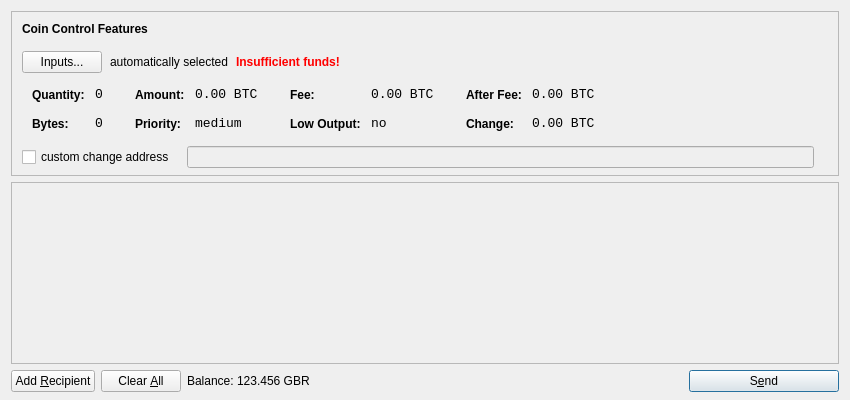
<?xml version="1.0" encoding="UTF-8"?>
<ui version="4.0">
 <class>SendCoinsDialog</class>
 <widget class="QDialog" name="SendCoinsDialog">
  <property name="geometry">
   <rect>
    <x>0</x>
    <y>0</y>
    <width>850</width>
    <height>400</height>
   </rect>
  </property>
  <property name="windowTitle">
   <string>Send Coins</string>
  </property>
  <layout class="QVBoxLayout" name="verticalLayout" stretch="0,1,0">
   <property name="bottomMargin">
    <number>8</number>
   </property>
   <item>
    <widget class="QFrame" name="frameCoinControl">
     <property name="sizePolicy">
      <sizepolicy hsizetype="Expanding" vsizetype="Expanding">
       <horstretch>0</horstretch>
       <verstretch>0</verstretch>
      </sizepolicy>
     </property>
     <property name="maximumSize">
      <size>
       <width>16777215</width>
       <height>16777215</height>
      </size>
     </property>
     <property name="frameShape">
      <enum>QFrame::StyledPanel</enum>
     </property>
     <property name="frameShadow">
      <enum>QFrame::Sunken</enum>
     </property>
     <layout class="QVBoxLayout" name="verticalLayoutCoinControl2">
      <property name="spacing">
       <number>-1</number>
      </property>
      <property name="leftMargin">
       <number>0</number>
      </property>
      <property name="topMargin">
       <number>0</number>
      </property>
      <property name="rightMargin">
       <number>0</number>
      </property>
      <property name="bottomMargin">
       <number>6</number>
      </property>
      <item>
       <layout class="QVBoxLayout" name="verticalLayoutCoinControl" stretch="0,0,0,0,1">
        <property name="spacing">
         <number>0</number>
        </property>
        <property name="leftMargin">
         <number>10</number>
        </property>
        <property name="topMargin">
         <number>10</number>
        </property>
        <item>
         <layout class="QHBoxLayout" name="horizontalLayoutCoinControl1">
          <property name="bottomMargin">
           <number>15</number>
          </property>
          <item>
           <widget class="QLabel" name="labelCoinControlFeatures">
            <property name="sizePolicy">
             <sizepolicy hsizetype="Preferred" vsizetype="Maximum">
              <horstretch>0</horstretch>
              <verstretch>0</verstretch>
             </sizepolicy>
            </property>
            <property name="font">
             <font>
              <weight>75</weight>
              <bold>true</bold>
             </font>
            </property>
            <property name="styleSheet">
             <string notr="true">font-weight:bold;</string>
            </property>
            <property name="text">
             <string>Coin Control Features</string>
            </property>
           </widget>
          </item>
         </layout>
        </item>
        <item>
         <layout class="QHBoxLayout" name="horizontalLayoutCoinControl2" stretch="0,0,0,0">
          <property name="spacing">
           <number>8</number>
          </property>
          <property name="bottomMargin">
           <number>10</number>
          </property>
          <item>
           <widget class="QPushButton" name="pushButtonCoinControl">
            <property name="styleSheet">
             <string notr="true"/>
            </property>
            <property name="text">
             <string>Inputs...</string>
            </property>
           </widget>
          </item>
          <item>
           <widget class="QLabel" name="labelCoinControlAutomaticallySelected">
            <property name="text">
             <string>automatically selected</string>
            </property>
            <property name="margin">
             <number>5</number>
            </property>
           </widget>
          </item>
          <item>
           <widget class="QLabel" name="labelCoinControlInsuffFunds">
            <property name="font">
             <font>
              <weight>75</weight>
              <bold>true</bold>
             </font>
            </property>
            <property name="styleSheet">
             <string notr="true">color:red;font-weight:bold;</string>
            </property>
            <property name="text">
             <string>Insufficient funds!</string>
            </property>
            <property name="margin">
             <number>5</number>
            </property>
           </widget>
          </item>
          <item>
           <spacer name="horizontalSpacerCoinControl">
            <property name="orientation">
             <enum>Qt::Horizontal</enum>
            </property>
            <property name="sizeHint" stdset="0">
             <size>
              <width>40</width>
              <height>1</height>
             </size>
            </property>
           </spacer>
          </item>
         </layout>
        </item>
        <item>
         <widget class="QWidget" name="widgetCoinControl" native="true">
          <property name="sizePolicy">
           <sizepolicy hsizetype="Preferred" vsizetype="Preferred">
            <horstretch>0</horstretch>
            <verstretch>0</verstretch>
           </sizepolicy>
          </property>
          <property name="minimumSize">
           <size>
            <width>0</width>
            <height>0</height>
           </size>
          </property>
          <property name="styleSheet">
           <string notr="true"/>
          </property>
          <layout class="QHBoxLayout" name="horizontalLayoutCoinControl5">
           <property name="margin">
            <number>0</number>
           </property>
           <item>
            <layout class="QHBoxLayout" name="horizontalLayoutCoinControl3" stretch="0,0,0,1">
             <property name="spacing">
              <number>20</number>
             </property>
             <property name="topMargin">
              <number>0</number>
             </property>
             <property name="bottomMargin">
              <number>10</number>
             </property>
             <item>
              <layout class="QFormLayout" name="formLayoutCoinControl1">
               <property name="horizontalSpacing">
                <number>10</number>
               </property>
               <property name="verticalSpacing">
                <number>14</number>
               </property>
               <property name="leftMargin">
                <number>10</number>
               </property>
               <property name="topMargin">
                <number>4</number>
               </property>
               <property name="rightMargin">
                <number>6</number>
               </property>
               <item row="0" column="0">
                <widget class="QLabel" name="labelCoinControlQuantityText">
                 <property name="styleSheet">
                  <string notr="true">font-weight:bold;</string>
                 </property>
                 <property name="text">
                  <string>Quantity:</string>
                 </property>
                 <property name="margin">
                  <number>0</number>
                 </property>
                </widget>
               </item>
               <item row="0" column="1">
                <widget class="QLabel" name="labelCoinControlQuantity">
                 <property name="font">
                  <font>
                   <family>Monospace</family>
                   <pointsize>10</pointsize>
                  </font>
                 </property>
                 <property name="cursor">
                  <cursorShape>IBeamCursor</cursorShape>
                 </property>
                 <property name="contextMenuPolicy">
                  <enum>Qt::ActionsContextMenu</enum>
                 </property>
                 <property name="text">
                  <string notr="true">0</string>
                 </property>
                 <property name="margin">
                  <number>0</number>
                 </property>
                 <property name="textInteractionFlags">
                  <set>Qt::LinksAccessibleByMouse|Qt::TextSelectableByKeyboard|Qt::TextSelectableByMouse</set>
                 </property>
                </widget>
               </item>
               <item row="1" column="0">
                <widget class="QLabel" name="labelCoinControlBytesText">
                 <property name="styleSheet">
                  <string notr="true">font-weight:bold;</string>
                 </property>
                 <property name="text">
                  <string>Bytes:</string>
                 </property>
                </widget>
               </item>
               <item row="1" column="1">
                <widget class="QLabel" name="labelCoinControlBytes">
                 <property name="font">
                  <font>
                   <family>Monospace</family>
                   <pointsize>10</pointsize>
                  </font>
                 </property>
                 <property name="cursor">
                  <cursorShape>IBeamCursor</cursorShape>
                 </property>
                 <property name="contextMenuPolicy">
                  <enum>Qt::ActionsContextMenu</enum>
                 </property>
                 <property name="text">
                  <string notr="true">0</string>
                 </property>
                 <property name="textInteractionFlags">
                  <set>Qt::LinksAccessibleByMouse|Qt::TextSelectableByKeyboard|Qt::TextSelectableByMouse</set>
                 </property>
                </widget>
               </item>
              </layout>
             </item>
             <item>
              <layout class="QFormLayout" name="formLayoutCoinControl2">
               <property name="horizontalSpacing">
                <number>10</number>
               </property>
               <property name="verticalSpacing">
                <number>14</number>
               </property>
               <property name="leftMargin">
                <number>6</number>
               </property>
               <property name="topMargin">
                <number>4</number>
               </property>
               <property name="rightMargin">
                <number>6</number>
               </property>
               <item row="0" column="0">
                <widget class="QLabel" name="labelCoinControlAmountText">
                 <property name="styleSheet">
                  <string notr="true">font-weight:bold;</string>
                 </property>
                 <property name="text">
                  <string>Amount:</string>
                 </property>
                 <property name="margin">
                  <number>0</number>
                 </property>
                </widget>
               </item>
               <item row="0" column="1">
                <widget class="QLabel" name="labelCoinControlAmount">
                 <property name="font">
                  <font>
                   <family>Monospace</family>
                   <pointsize>10</pointsize>
                  </font>
                 </property>
                 <property name="cursor">
                  <cursorShape>IBeamCursor</cursorShape>
                 </property>
                 <property name="contextMenuPolicy">
                  <enum>Qt::ActionsContextMenu</enum>
                 </property>
                 <property name="text">
                  <string notr="true">0.00 BTC</string>
                 </property>
                 <property name="textInteractionFlags">
                  <set>Qt::LinksAccessibleByMouse|Qt::TextSelectableByKeyboard|Qt::TextSelectableByMouse</set>
                 </property>
                </widget>
               </item>
               <item row="1" column="0">
                <widget class="QLabel" name="labelCoinControlPriorityText">
                 <property name="styleSheet">
                  <string notr="true">font-weight:bold;</string>
                 </property>
                 <property name="text">
                  <string>Priority:</string>
                 </property>
                </widget>
               </item>
               <item row="1" column="1">
                <widget class="QLabel" name="labelCoinControlPriority">
                 <property name="font">
                  <font>
                   <family>Monospace</family>
                   <pointsize>10</pointsize>
                  </font>
                 </property>
                 <property name="cursor">
                  <cursorShape>IBeamCursor</cursorShape>
                 </property>
                 <property name="contextMenuPolicy">
                  <enum>Qt::ActionsContextMenu</enum>
                 </property>
                 <property name="text">
                  <string>medium</string>
                 </property>
                 <property name="textInteractionFlags">
                  <set>Qt::LinksAccessibleByMouse|Qt::TextSelectableByKeyboard|Qt::TextSelectableByMouse</set>
                 </property>
                </widget>
               </item>
              </layout>
             </item>
             <item>
              <layout class="QFormLayout" name="formLayoutCoinControl3">
               <property name="horizontalSpacing">
                <number>10</number>
               </property>
               <property name="verticalSpacing">
                <number>14</number>
               </property>
               <property name="leftMargin">
                <number>6</number>
               </property>
               <property name="topMargin">
                <number>4</number>
               </property>
               <property name="rightMargin">
                <number>6</number>
               </property>
               <item row="0" column="0">
                <widget class="QLabel" name="labelCoinControlFeeText">
                 <property name="styleSheet">
                  <string notr="true">font-weight:bold;</string>
                 </property>
                 <property name="text">
                  <string>Fee:</string>
                 </property>
                 <property name="margin">
                  <number>0</number>
                 </property>
                </widget>
               </item>
               <item row="0" column="1">
                <widget class="QLabel" name="labelCoinControlFee">
                 <property name="font">
                  <font>
                   <family>Monospace</family>
                   <pointsize>10</pointsize>
                  </font>
                 </property>
                 <property name="cursor">
                  <cursorShape>IBeamCursor</cursorShape>
                 </property>
                 <property name="contextMenuPolicy">
                  <enum>Qt::ActionsContextMenu</enum>
                 </property>
                 <property name="text">
                  <string notr="true">0.00 BTC</string>
                 </property>
                 <property name="textInteractionFlags">
                  <set>Qt::LinksAccessibleByMouse|Qt::TextSelectableByKeyboard|Qt::TextSelectableByMouse</set>
                 </property>
                </widget>
               </item>
               <item row="1" column="0">
                <widget class="QLabel" name="labelCoinControlLowOutputText">
                 <property name="styleSheet">
                  <string notr="true">font-weight:bold;</string>
                 </property>
                 <property name="text">
                  <string>Low Output:</string>
                 </property>
                </widget>
               </item>
               <item row="1" column="1">
                <widget class="QLabel" name="labelCoinControlLowOutput">
                 <property name="font">
                  <font>
                   <family>Monospace</family>
                   <pointsize>10</pointsize>
                  </font>
                 </property>
                 <property name="cursor">
                  <cursorShape>IBeamCursor</cursorShape>
                 </property>
                 <property name="contextMenuPolicy">
                  <enum>Qt::ActionsContextMenu</enum>
                 </property>
                 <property name="text">
                  <string>no</string>
                 </property>
                 <property name="textInteractionFlags">
                  <set>Qt::LinksAccessibleByMouse|Qt::TextSelectableByKeyboard|Qt::TextSelectableByMouse</set>
                 </property>
                </widget>
               </item>
              </layout>
             </item>
             <item>
              <layout class="QFormLayout" name="formLayoutCoinControl4">
               <property name="horizontalSpacing">
                <number>10</number>
               </property>
               <property name="verticalSpacing">
                <number>14</number>
               </property>
               <property name="leftMargin">
                <number>6</number>
               </property>
               <property name="topMargin">
                <number>4</number>
               </property>
               <property name="rightMargin">
                <number>6</number>
               </property>
               <item row="0" column="0">
                <widget class="QLabel" name="labelCoinControlAfterFeeText">
                 <property name="styleSheet">
                  <string notr="true">font-weight:bold;</string>
                 </property>
                 <property name="text">
                  <string>After Fee:</string>
                 </property>
                 <property name="margin">
                  <number>0</number>
                 </property>
                </widget>
               </item>
               <item row="0" column="1">
                <widget class="QLabel" name="labelCoinControlAfterFee">
                 <property name="font">
                  <font>
                   <family>Monospace</family>
                   <pointsize>10</pointsize>
                  </font>
                 </property>
                 <property name="cursor">
                  <cursorShape>IBeamCursor</cursorShape>
                 </property>
                 <property name="contextMenuPolicy">
                  <enum>Qt::ActionsContextMenu</enum>
                 </property>
                 <property name="text">
                  <string notr="true">0.00 BTC</string>
                 </property>
                 <property name="textInteractionFlags">
                  <set>Qt::LinksAccessibleByMouse|Qt::TextSelectableByKeyboard|Qt::TextSelectableByMouse</set>
                 </property>
                </widget>
               </item>
               <item row="1" column="0">
                <widget class="QLabel" name="labelCoinControlChangeText">
                 <property name="styleSheet">
                  <string notr="true">font-weight:bold;</string>
                 </property>
                 <property name="text">
                  <string>Change:</string>
                 </property>
                </widget>
               </item>
               <item row="1" column="1">
                <widget class="QLabel" name="labelCoinControlChange">
                 <property name="font">
                  <font>
                   <family>Monospace</family>
                   <pointsize>10</pointsize>
                  </font>
                 </property>
                 <property name="cursor">
                  <cursorShape>IBeamCursor</cursorShape>
                 </property>
                 <property name="contextMenuPolicy">
                  <enum>Qt::ActionsContextMenu</enum>
                 </property>
                 <property name="text">
                  <string notr="true">0.00 BTC</string>
                 </property>
                 <property name="textInteractionFlags">
                  <set>Qt::LinksAccessibleByMouse|Qt::TextSelectableByKeyboard|Qt::TextSelectableByMouse</set>
                 </property>
                </widget>
               </item>
              </layout>
             </item>
            </layout>
           </item>
          </layout>
         </widget>
        </item>
        <item>
         <layout class="QHBoxLayout" name="horizontalLayoutCoinControl4" stretch="0,0,0">
          <property name="spacing">
           <number>12</number>
          </property>
          <property name="sizeConstraint">
           <enum>QLayout::SetDefaultConstraint</enum>
          </property>
          <property name="topMargin">
           <number>5</number>
          </property>
          <property name="rightMargin">
           <number>5</number>
          </property>
          <item>
           <widget class="QCheckBox" name="checkBoxCoinControlChange">
            <property name="text">
             <string>custom change address</string>
            </property>
           </widget>
          </item>
          <item>
           <widget class="QLineEdit" name="lineEditCoinControlChange">
            <property name="enabled">
             <bool>false</bool>
            </property>
            <property name="sizePolicy">
             <sizepolicy hsizetype="Expanding" vsizetype="Fixed">
              <horstretch>0</horstretch>
              <verstretch>0</verstretch>
             </sizepolicy>
            </property>
           </widget>
          </item>
          <item>
           <widget class="QLabel" name="labelCoinControlChangeLabel">
            <property name="sizePolicy">
             <sizepolicy hsizetype="Preferred" vsizetype="Expanding">
              <horstretch>0</horstretch>
              <verstretch>0</verstretch>
             </sizepolicy>
            </property>
            <property name="minimumSize">
             <size>
              <width>0</width>
              <height>0</height>
             </size>
            </property>
            <property name="text">
             <string/>
            </property>
            <property name="margin">
             <number>3</number>
            </property>
           </widget>
          </item>
         </layout>
        </item>
        <item>
         <spacer name="verticalSpacerCoinControl">
          <property name="orientation">
           <enum>Qt::Vertical</enum>
          </property>
          <property name="sizeHint" stdset="0">
           <size>
            <width>800</width>
            <height>1</height>
           </size>
          </property>
         </spacer>
        </item>
       </layout>
      </item>
     </layout>
    </widget>
   </item>
   <item>
    <widget class="QScrollArea" name="scrollArea">
     <property name="widgetResizable">
      <bool>true</bool>
     </property>
     <widget class="QWidget" name="scrollAreaWidgetContents">
      <property name="geometry">
       <rect>
        <x>0</x>
        <y>0</y>
        <width>830</width>
        <height>165</height>
       </rect>
      </property>
      <layout class="QVBoxLayout" name="verticalLayout_2">
       <property name="margin">
        <number>0</number>
       </property>
       <item>
        <layout class="QVBoxLayout" name="entries">
         <property name="spacing">
          <number>6</number>
         </property>
        </layout>
       </item>
       <item>
        <spacer name="verticalSpacer">
         <property name="orientation">
          <enum>Qt::Vertical</enum>
         </property>
         <property name="sizeHint" stdset="0">
          <size>
           <width>20</width>
           <height>40</height>
          </size>
         </property>
        </spacer>
       </item>
      </layout>
     </widget>
    </widget>
   </item>
   <item>
    <layout class="QHBoxLayout" name="horizontalLayout">
     <item>
      <widget class="QPushButton" name="addButton">
       <property name="toolTip">
        <string>Send to multiple recipients at once</string>
       </property>
       <property name="text">
        <string>Add &amp;Recipient</string>
       </property>
       <property name="icon">
        <iconset resource="../bitcoin.qrc">
         <normaloff>:/icons/add</normaloff>:/icons/add</iconset>
       </property>
       <property name="autoDefault">
        <bool>false</bool>
       </property>
      </widget>
     </item>
     <item>
      <widget class="QPushButton" name="clearButton">
       <property name="sizePolicy">
        <sizepolicy hsizetype="Minimum" vsizetype="Fixed">
         <horstretch>0</horstretch>
         <verstretch>0</verstretch>
        </sizepolicy>
       </property>
       <property name="toolTip">
        <string>Remove all transaction fields</string>
       </property>
       <property name="text">
        <string>Clear &amp;All</string>
       </property>
       <property name="icon">
        <iconset resource="../bitcoin.qrc">
         <normaloff>:/icons/remove</normaloff>:/icons/remove</iconset>
       </property>
       <property name="autoRepeatDelay">
        <number>300</number>
       </property>
       <property name="autoDefault">
        <bool>false</bool>
       </property>
      </widget>
     </item>
     <item>
      <layout class="QHBoxLayout" name="horizontalLayout_2">
       <property name="spacing">
        <number>3</number>
       </property>
       <item>
        <widget class="QLabel" name="label">
         <property name="text">
          <string>Balance:</string>
         </property>
        </widget>
       </item>
       <item>
        <widget class="QLabel" name="labelBalance">
         <property name="cursor">
          <cursorShape>IBeamCursor</cursorShape>
         </property>
         <property name="text">
          <string>123.456 GBR</string>
         </property>
         <property name="textInteractionFlags">
          <set>Qt::LinksAccessibleByMouse|Qt::TextSelectableByKeyboard|Qt::TextSelectableByMouse</set>
         </property>
        </widget>
       </item>
      </layout>
     </item>
     <item>
      <spacer name="horizontalSpacer">
       <property name="orientation">
        <enum>Qt::Horizontal</enum>
       </property>
       <property name="sizeHint" stdset="0">
        <size>
         <width>40</width>
         <height>20</height>
        </size>
       </property>
      </spacer>
     </item>
     <item>
      <widget class="QPushButton" name="sendButton">
       <property name="minimumSize">
        <size>
         <width>150</width>
         <height>0</height>
        </size>
       </property>
       <property name="toolTip">
        <string>Confirm the send action</string>
       </property>
       <property name="text">
        <string>S&amp;end</string>
       </property>
       <property name="icon">
        <iconset resource="../bitcoin.qrc">
         <normaloff>:/icons/send</normaloff>:/icons/send</iconset>
       </property>
       <property name="default">
        <bool>true</bool>
       </property>
      </widget>
     </item>
    </layout>
   </item>
  </layout>
 </widget>
 <resources>
  <include location="../bitcoin.qrc"/>
 </resources>
 <connections/>
</ui>
